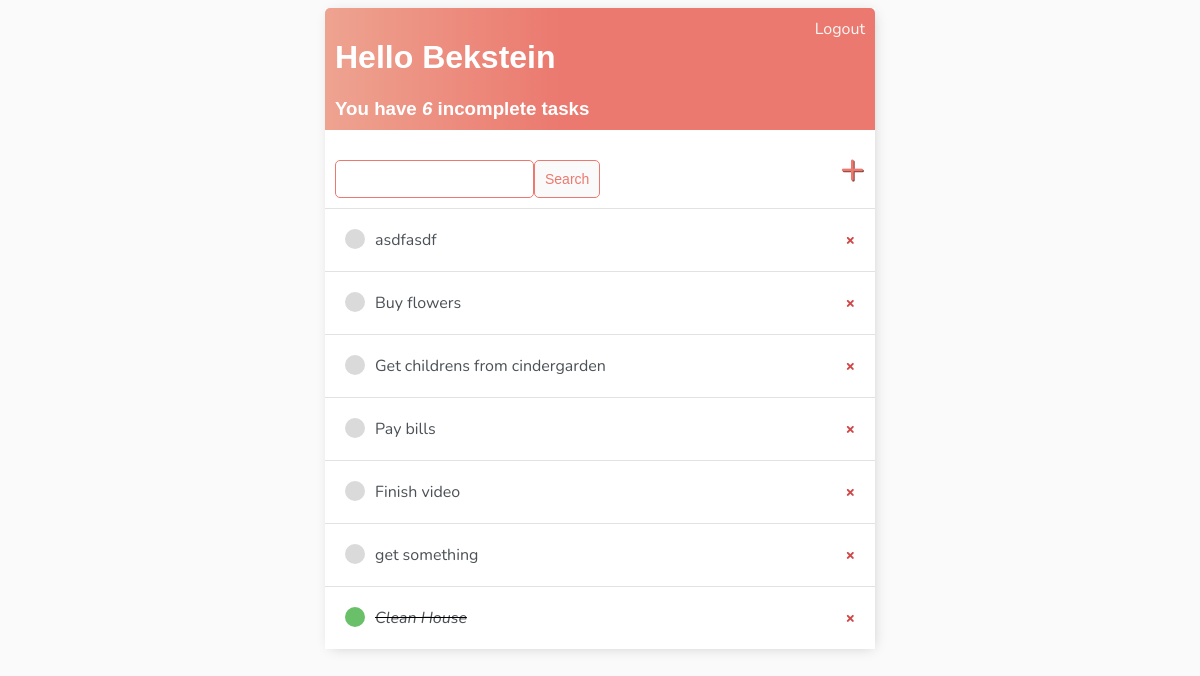
The app's page / (signed in) with its own data.
### base/models.py (models this page shows)
class Task(models.Model):
    user = models.ForeignKey(
        User, on_delete=models.CASCADE, null=True, blank=True)
    title = models.CharField(max_length=200, null=True, blank=True)
    description = models.TextField(null=True, blank=True)
    complete = models.BooleanField(default=False)
    created = models.DateTimeField(auto_now_add=True)
    def __str__(self):
        return self.title
    class Meta:
        ordering = ['complete']

### base/views.py (the view)
# urls.py: path('', TaskList.as_view(), name='tasks'),
class TaskList(LoginRequiredMixin, ListView):
    model = Task
    context_object_name = "tasks"
    def get_context_data(self, **kwargs):
        context = super().get_context_data(**kwargs)
        context['tasks'] = context['tasks'].filter(user=self.request.user)
        context['count'] = context['tasks'].filter(complete=False).count
        search_input = self.request.GET.get('search-area') or ''
        if search_input:
            context['tasks'] = context['tasks'].filter(
                title__startswith=search_input)
        context['search_input'] = search_input
        return context

### base/templates/base/task_list.html
{% extends 'base/main.html' %}
{% block content %}
<div class="header-bar">
    <div>
        <h1>Hello {{request.user|title}}</h1>
        <h3 style="margin:0">You have <i>{{count}}</i> incomplete task{{ count|pluralize:"s" }}</h3>
    </div>
    {% if request.user.is_authenticated %}
    <a href="{% url 'logout' %}">Logout</a>
    {% else %}
    <a href="{% url 'login' %}">Login</a>
    {% endif %}
</div>
<div id="search-add-wrapper">
    <form method="get" style="margin-top: 20px;display: flex;">
        <input type="text" name="search-area" value="{{search_input}}">
        <input class="button" type="submit" value="Search">
    </form>
    <a id="add-link" href="{% url 'task-create' %}">&#x2b;</a>
</div>
<div class="task-items-wrapper">
    {% for task in tasks %}
        <div class="task-wrapper">
            {% if task.complete %}
                <div class="task-title">
                    <div class="task-complete-icon"></div>
                    <i><s><a href="{% url 'task-update' task.id %}">{{task}}</a></s></i>
                </div>
                <a class="delete-link" href="{% url 'task-delete' task.id %}">&#215;</a>
            {% else %}
                <div class="task-title">
                    <div class="task-incomplete-icon"></div>
                    <a href="{% url 'task-update' task.id %}">{{task}}</a>
                </div>
                <a class="delete-link" href="{% url 'task-delete' task.id %}">&#215;</a>
            {% endif %}
        </div>
    {% empty %}
		<h3>No items in list</h3>
	{% endfor %}
</div>
{% endblock content %}

### base/templates/base/main.html (shortened to what this page needs)
<!DOCTYPE html>
<html lang="en">
<head>
</head>
<body>
    <div class="container">
        {% block content %}
        {% endblock content %}
    </div>
</body>
</html>

### base/templates/base/main.html (style rules this page uses)
body { background-color: #FAFAFA; font-family: 'Nunito', sans-serif; }
h1,h2,h3,h4,h5,h6 { font-family: 'Raleway', sans-serif; }
a, p { color: #4b5156; }
.container { max-width: 550px; margin: auto; background-color: #fff; -webkit-box-shadow: 2px 2px 13px -4px rgba(0,0,0,0.21); box-shadow: 2px 2px 13px -4px rgba(0,0,0,0.21); }
.header-bar { display: flex; justify-content: space-between; color: #fff; padding: 10px; border-radius: 5px 5px 0px 0px; background: linear-gradient(90deg, #EEA390 0%, #EB796F 43%, #EB796F 100%); }
.header-bar a { color: rgb(247, 247, 247); text-decoration: none; }
.task-wrapper { display: flex; align-items: center; justify-content: space-between; padding: 20px; background-color: #fff; border-top: 1px solid rgb(226, 226, 226); }
.task-title { display: flex; }
.task-title a { text-decoration: none; color: #4b5156; margin-left: 10px; }
.task-complete-icon { height: 20px; width: 20px; background-color: rgb(105, 192, 105); border-radius: 50%; }
.task-incomplete-icon { height: 20px; width: 20px; background-color: rgb(218, 218, 218); border-radius: 50%; }
.delete-link { text-decoration: none; font-weight: 900; color: #cf4949; font-style: 22px; line-height: 0; }
#search-add-wrapper { display: flex; justify-content: space-between; align-items: center; padding: 10px; }
#add-link { color: #EB796F; text-decoration: none; font-size: 42px; text-shadow: 1px 1px #81413b; }
input[type=text], input[type=password], textarea { border: 1px solid #EB796F; border-radius: 5px; padding: 10px; width: 90%; }
.button { border: 1px solid #EB796F; background-color: #FAFAFA; color: #EB796F; padding: 10px; font-size: 14px; border-radius: 5px; cursor: pointer; text-decoration: none; }

### records on screen
Task: title "asdfasdf"
Task: title "Buy flowers"
Task: title "Get childrens from cindergarden"
Task: title "Pay bills"
Task: title "Finish video"
Task: title "get something"
Task: title "Clean House"

### other values on screen
{{ request.user|title }} "Bekstein"
{{ count }} "6"
